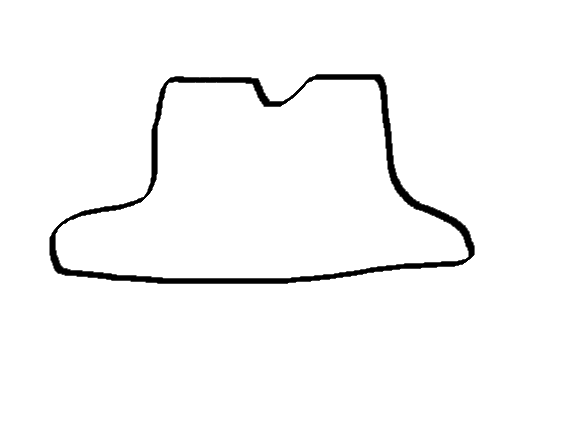
#> input picture Day5/image/hat.png, 578 x 440 px
$ python 12_convex.py
#> lines starting #> are read from the running program, lines starting #| are printed output that depends on the picture; after the words box and inside, x2 and y2 are one past the last pixel; in counts of white or black regions, pixels touching at a corner belong together
import cv2

img = cv2.imread('./image/hat.png')
#> img is the input picture: shape (440, 578, 3); min 0, max 255, mean 248.6
cpy = img.copy()

gray = cv2.cvtColor(img, cv2.COLOR_BGR2GRAY)
_, thr = cv2.threshold(gray, 127, 255, cv2.THRESH_BINARY)
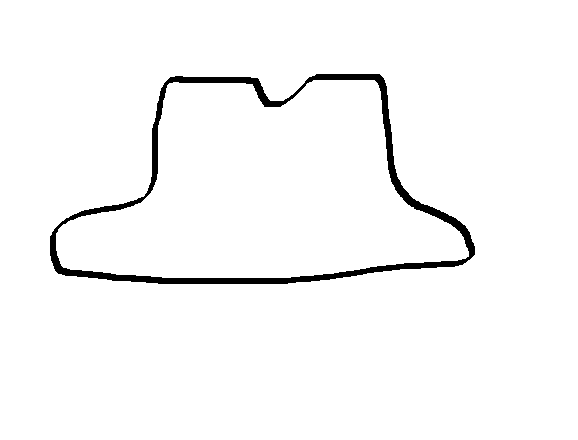
#> thr: shape (440, 578); 97.4% white; 1 black region
contour, _ = cv2.findContours(thr, cv2.RETR_TREE, cv2.CHAIN_APPROX_SIMPLE)
#> contour = 3 contours; box (x1, y1, x2, y2) and area: (0, 0, 578, 440) 253303, (49, 73, 476, 285) 60461, (56, 80, 469, 278) 52710
print(contour[1])
#> (printed output is left out)

cnt = contour[1]
#> cnt = contour of 282 points, box (x1, y1, x2, y2) (49, 73, 476, 285), area 60461
cv2.drawContours(img, [cnt], -1, (255, 0, 0), 2)
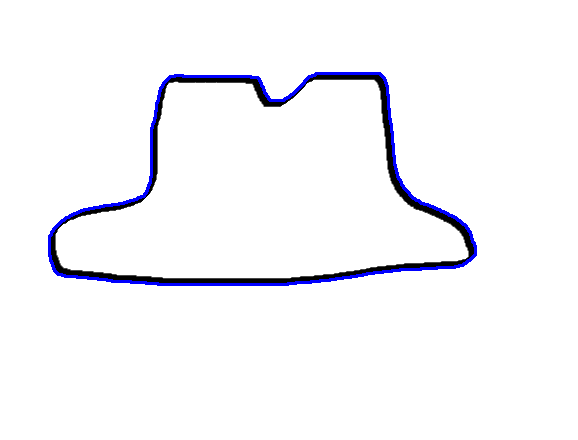
#> img: shape (440, 578, 3); 1.47% of pixels changed, all inside (x1, y1, x2, y2) = (48, 72, 477, 286)
check = cv2.isContourConvex(cnt)
#> check = False
print(check)
#| False
